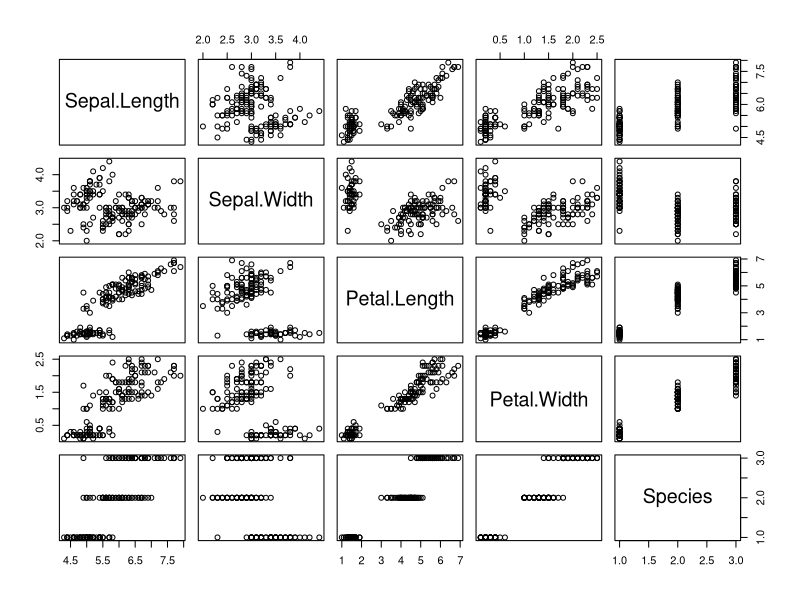
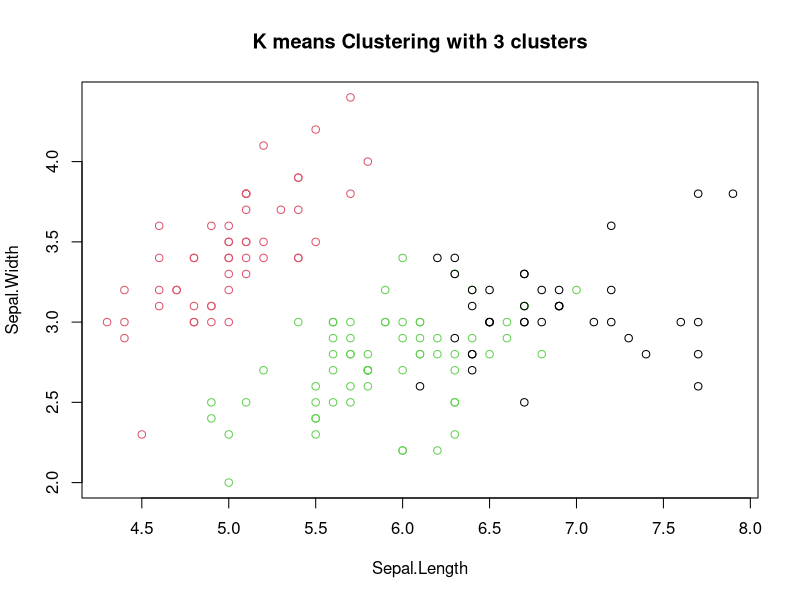
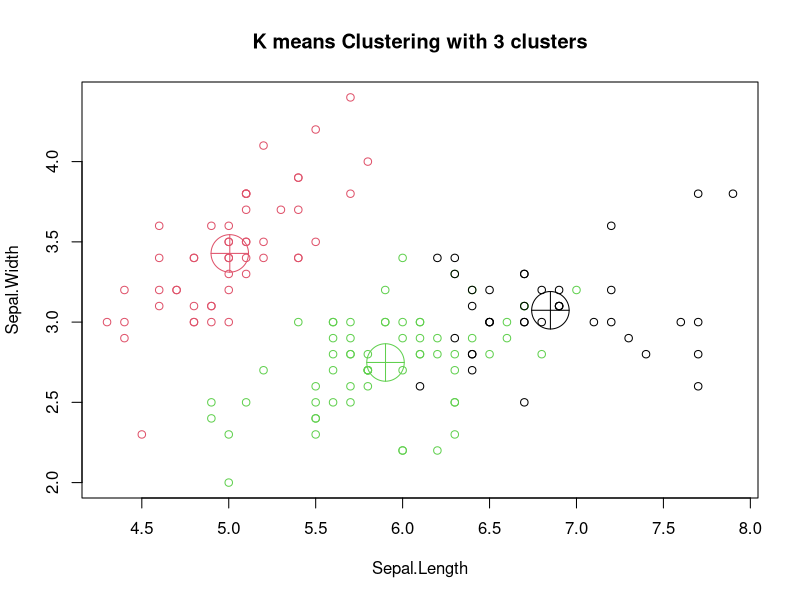
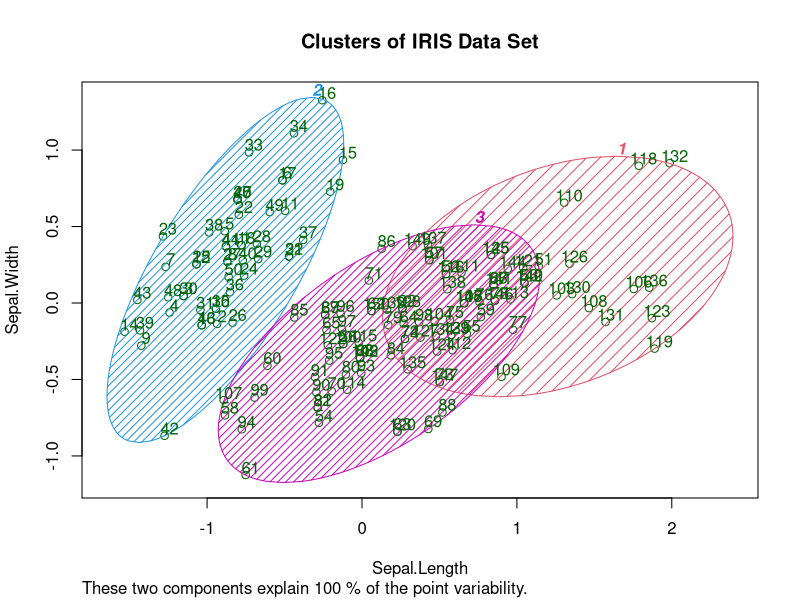

The R script that drew these images, in order:


## loading Data 
data(iris)

#structuring Data set 
str(iris)

#loading packages 
library(cluster)
plot(iris)
head(iris)

#removing labels from given Data set 
iris_1=iris[,-5]

#fitting K means Clustering 
set.seed(200)
k.cluster=kmeans(iris_1,centers=3,nstart=20)
k.cluster

# cluster Identification 
k.cluster$cluster

# confusion matrix
cmat=table(iris$Species,k.cluster$cluster)
cmat

# model Evaluation and visualisation 
plot(iris_1[c("Sepal.Length","Sepal.Width")],
     col=k.cluster$cluster,
     main = "K means Clustering with 3 clusters")


# plotting cluster Centers 

k.cluster$centers
k.cluster$centers[,c("Sepal.Length","Sepal.Width")]
plot(iris_1[c("Sepal.Length","Sepal.Width")],
     col=k.cluster$cluster,
     main = "K means Clustering with 3 clusters")+
  points(k.cluster$centers[,c("Sepal.Length","Sepal.Width")],
         col=1:3 , pch= 10 , cex = 5)

# visualising clusters

k=k.cluster$cluster
clusplot(iris_1[,c("Sepal.Length","Sepal.Width")],
         k,
         lines= 0,
         shade=TRUE,
         color = TRUE,
         labels=2,
         plotchar=FALSE,
         span=TRUE,
         main=paste("Clusters of IRIS Data Set"),
         xlab="Sepal.Length",
         ylab="Sepal.Width")
